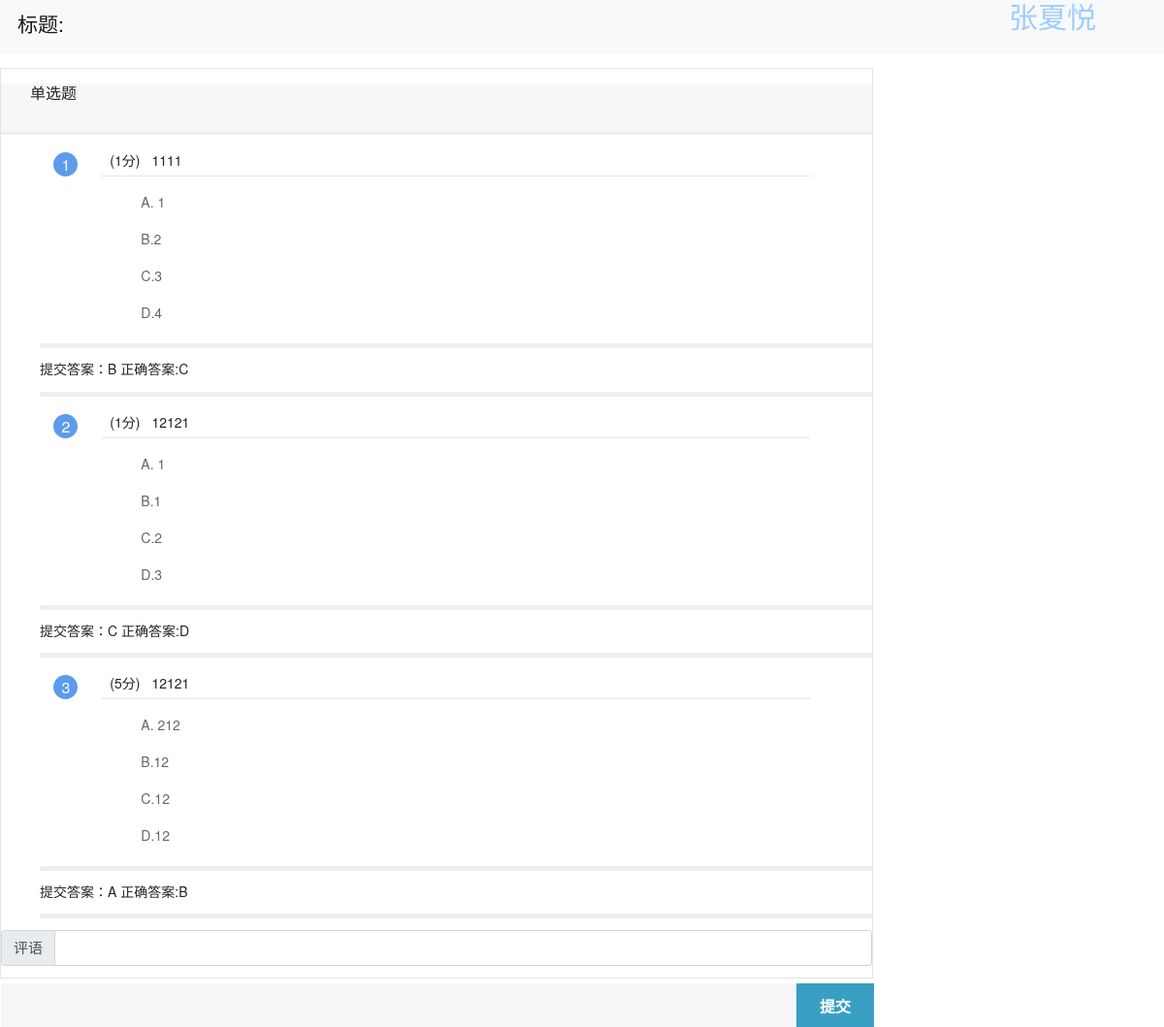
/rewind/4/, run on the app's committed database.
### question_manage/models.py (models this page shows, shortened)
class TAnswer(models.Model):
    gid=models.ForeignKey(Grade, on_delete=models.CASCADE)
    qid=models.ForeignKey(Question, on_delete=models.CASCADE,default='')
    ans=models.CharField('选项',max_length=5)
    class Meta:
        db_table = 'answer'
        verbose_name = '试卷选项'
        verbose_name_plural = verbose_name

class Question(models.Model):
    ANSWER = (
        ('A', 'A'),
        ('B', 'B'),
        ('C', 'C'),
        ('D', 'D'),
    )
    id = models.AutoField(primary_key=True)
    category = models.CharField('标签', max_length=20)
    title = models.TextField('题目')
    optionA = models.CharField('A选项', max_length=30)
    optionB = models.CharField('B选项', max_length=30)
    optionC = models.CharField('C选项', max_length=30)
    optionD = models.CharField('D选项', max_length=30)
    answer = models.CharField('答案', max_length=10, choices=ANSWER)
    score = models.IntegerField('分数', default=1)
    class Meta:
        db_table = 'question'
        verbose_name = '单项选择题库'
        verbose_name_plural = verbose_name

### question_manage/views.py (the view)
# urls.py: path("rewind/<int:id>/", q_views.rewind, name="rewind"),
def rewind(request, id):
    g = Grade.objects.get(id=id)
    s = g.sid
    alist = g.tanswer_set.all()
    return render(request, 'rewind.html', {'student': s, 'alist': alist, 'grade':g})

### question_manage/templates/rewind.html (shortened to what this page needs)
<!DOCTYPE HTML>
<html lang="en">
<head>
    <link href="/static/bootstrap-4.3.1-dist/css/bootstrap.min.css" rel="stylesheet">
    <link href="/static/css/main.css" rel="stylesheet" type="text/css" />
    <link href="/static/css/test.css" rel="stylesheet" type="text/css" />
    <link href="/static/css/style.css" rel="stylesheet" type="text/css"/>
</head>
<body>
<nav class="navbar navbar-expand-sm bg-light navbar-light ">
    <ul class="navbar-nav">
        <li class="nav-item active">
            <a class="nav-link"><h3>标题:{{ paper.title }}</h3></a>
        </li>
        <li style="position: fixed;right: 70px; font-size: 30px;color: #9fcdff">{{ student.name }}</li>
    </ul>
</nav>
<div class="main">
	<div class="test_main">
		<div class="nr_left">
			<div class="test">
            <form action="/sub_rewind/" method="post">
					<div class="test_title">
						<font><input type="submit" name="back" value="提交"></font>
					</div>
						<div class="test_content">
							<div class="test_content_title">
								<h2>单选题</h2>
							</div>
						</div>
						<div class="test_content_nr">
							<ul>
                               {% for a in alist %}
                                   <li id="{{ forloop.counter }}">
                                    <div class="test_content_nr_tt">
                                        <i>{{ forloop.counter}}</i><span>({{ a.qid.score }}分)</span>
                                        <font>{{ a.qid.title }}</font>
                                    </div>
                                   <div class="test_content_nr_main">
                                        <ul>
                                                <li class="option">
                                                    <label>A.
                                                        <p class="ue" style="display: inline;">{{ a.qid.optionA }}</p>
                                                    </label>
                                                </li>
                                                <li class="option">
                                                    <label>
                                                        B.<p class="ue" style="display: inline;">{{ a.qid.optionB }}</p>
                                                    </label>
                                                </li>
                                                <li class="option">
                                                    <label>
                                                        C.<p class="ue" style="display: inline;">{{ a.qid.optionC }}</p>
                                                    </label>
                                                </li>
                                                <li class="option">
                                                    <label>
                                                        D.<p class="ue" style="display: inline;">{{ a.qid.optionD }}</p>
                                                    </label>
                                                </li>
                                        </ul>
                                    </div>
                                    </li>
                                    <li>
                                        <p>提交答案：{{ a.ans }} 正确答案:{{ a.qid.answer }}</p>
                                    </li>
                               {% endfor %}
							</ul>
						</div>
                        <div class="input-group mb-3 input-group-lg">
                          <div class="input-group-prepend">
                            <span class="input-group-text">评语</span>
                          </div>
                          <input type="text" class="form-control" name="rewind">
                        </div>
                </form>
			</div>
		</div>
	</div>
	<div class="foot"></div>
</div>
</body>
</html>

### static/css/main.css (style rules this page uses)
html, body { width: 100%;height: 100%;overflow:auto;font-size:12px;margin:0;padding:0; font-family:"微软雅黑";background:#fff; text-align:center; }
ul,li { list-style:none; }
a { text-decoration:none; color:#666; }
i { font-style:normal; }
.foot { width:100%; height:50px; clear:both; }

### static/css/test.css (style rules this page uses)
.test_main { width:1200px; margin:15px auto 0; }
.nr_left { width:900px; height:100%; float:left; }
.test { width:100%; border:1px solid #e4e4e4; text-align:left; float:left; }
.test_title { width:900px; height:45px; line-height:45px; background-color:#f7f7f7;position:fixed; bottom:0; z-index:1000; }
.test_title font { width:80px; height:45px; display:block; float:right; text-align:center; }
.test_title font input { background:#389fc3; border:none; display:block; width:80px; height:45px; cursor:pointer; color:#fff; font-size:16px; font-weight:bold; }
.test_content { width:100%; height:auto; margin-top:15px; }
.test_content_title { width:100%; height:50px; line-height:50px; background:#f7f7f7; text-align:center; }
.test_content_title h2 { padding:0 30px; font-size:16px; font-weight:normal; display:block; float:left }
.test_content_nr { width:100%; border-top:3px solid #efefef; }
.test_content_nr>ul>li { width:100%; border-bottom:5px solid #efefef; padding-top:10px; }
.test_content_nr_tt { width:85%; height:auto; line-height:32px; margin:0 auto; border-bottom:1px solid #e4e4e4; }
.test_content_nr_tt i { width:25px; height:25px; line-height:25px; text-align:center; display:block; float:left; background:#5d9cec; border-radius:50%; margin-left:-50px; color:#fff; margin-top:8px; font-size:16px; }
.test_content_nr_tt span { padding:0 8px; }
.test_content_nr_tt font { font-size:14px }
.test_content_nr_main { width:85%; margin:0 auto; padding:10px 0;height:auto; }
.option { line-height:32px; display:block; background:#fff;color:#666; }
.option label { height:auto;display:block; }

### static/css/style.css (style rules this page uses)
a { text-decoration: none; cursor: auto; color: #000; }
body { background: #eee; font: 14px/1.6em "微软雅黑", "Microsoft Yahei", "Droid Sans", Helvetica Neue, Helvetica, Arial, sans-serif; }
div { display: block; }

### question_manage/templates/rewind.html (style rules this page uses)
body { background: #fff !important; }

### data on the page
TAnswer: qid.score "1", qid "1111", qid.optionA "1", qid.optionB "2", qid.optionC "3", qid.optionD "4", ans "B", qid.answer "C"
TAnswer: qid.score "1", qid "12121", qid.optionA "1", qid.optionB "1", qid.optionC "2", qid.optionD "3", ans "C", qid.answer "D"
TAnswer: qid.score "5", qid "12121", qid.optionA "212", qid.optionB "12", qid.optionC "12", qid.optionD "12", ans "A", qid.answer "B"
